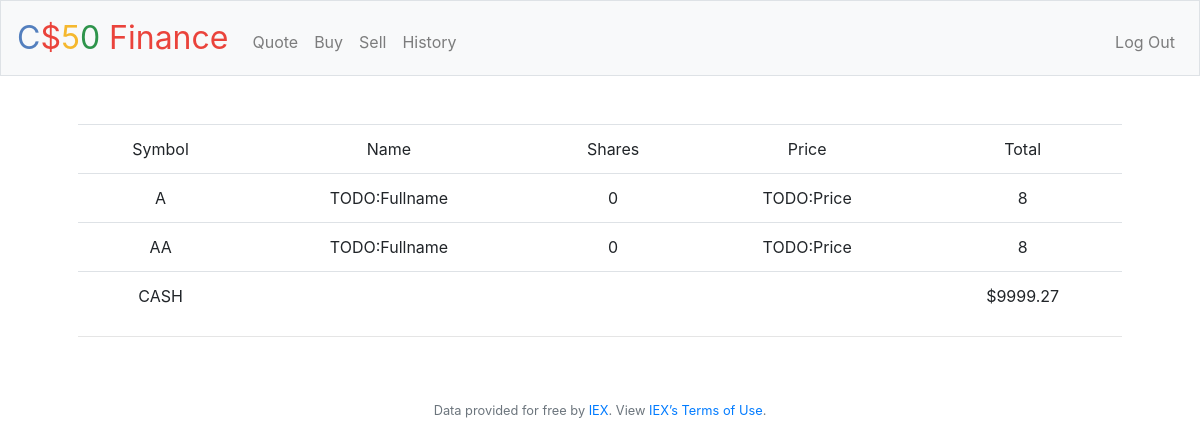
Page / (signed in) on the earlier database version.
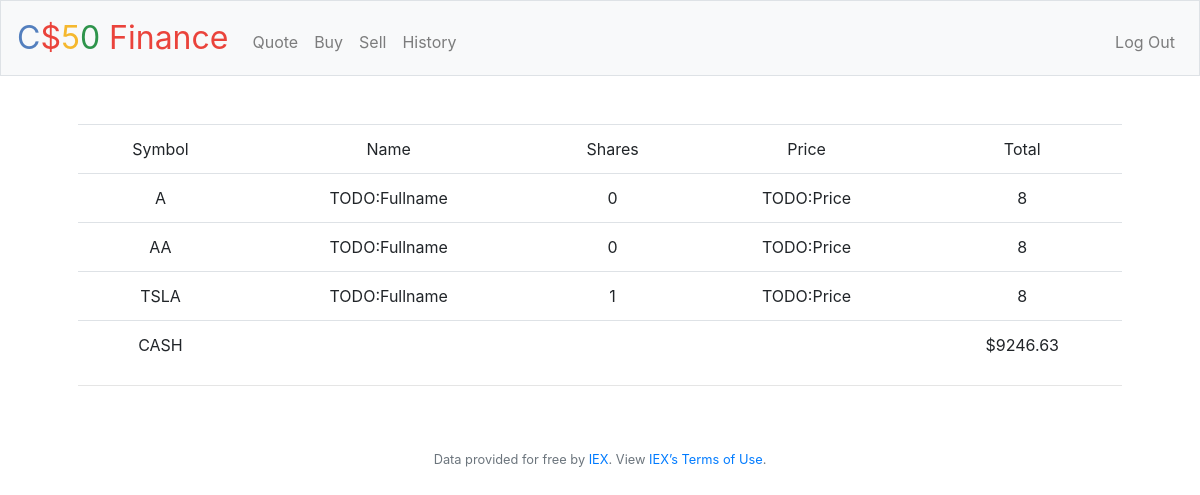
Same page on the later database version.
### tables this page shows
CREATE TABLE shares (
id integer primary key autoincrement,
user TEXT NOT NULL,
user_pk int NOT NULL,
symbol TEXT NOT NULL,
shares int NOT NULL
);

### application.py (the view)
@app.route("/")
@login_required
def index():
    cash = round(db.execute("SELECT cash FROM users WHERE id=?", session.get("user_id"))[0]["cash"], 2)
    shares = db.execute("SELECT symbol, shares FROM shares WHERE user_pk=?", session.get("user_id"))
    return render_template("index.html", cash=cash, shares=shares)

### application.py (called while the page is built)
@app.after_request
def after_request(response):
    response.headers["Cache-Control"] = "no-cache, no-store, must-revalidate"
    response.headers["Expires"] = 0
    response.headers["Pragma"] = "no-cache"
    return response

### helpers.py (called while the page is built)
def login_required(f):
    @wraps(f)
    def decorated_function(*args, **kwargs):
        if session.get("user_id") is None:
            return redirect("/login")
        return f(*args, **kwargs)
    return decorated_function

### templates/index.html (shortened to what this page needs)
{% extends "layout.html" %}
{% block main %}
    <form action="/" method="get">
    <div class="table-hover">
        <table class="table">
            <thead>
                <td scope="col">Symbol</td>
                <td scope="col">Name</td>
                <td scope="col">Shares</td>
                <td scope="col">Price</td>
                <td scope="col">Total</td>
            </thead>
            <tbody>
                {% for shar in shares %}
                <tr>
                        <td>{{ shar.symbol }}</td>
                        <td>TODO:Fullname</td>
                        <td>{{ shar.shares }}</td>
                        <td>TODO:Price</td>
                        <td>{{ 2 * 4 }}</td>
                </tr>
                {% endfor %}
                <tr>
                    <td>CASH</td>
                    <td></td>
                    <td></td>
                    <td></td>
                    <td>${{ cash }}</td>
                </tr>
            </tbody>
        </table>
    </div>
    </form>
    <hr>
{% endblock %}

Differences in the rows shown:
added shares: symbol "TSLA", shares "1", value "8"
Other differences:
{{ cash }}: "9999.27" → "9246.63"
